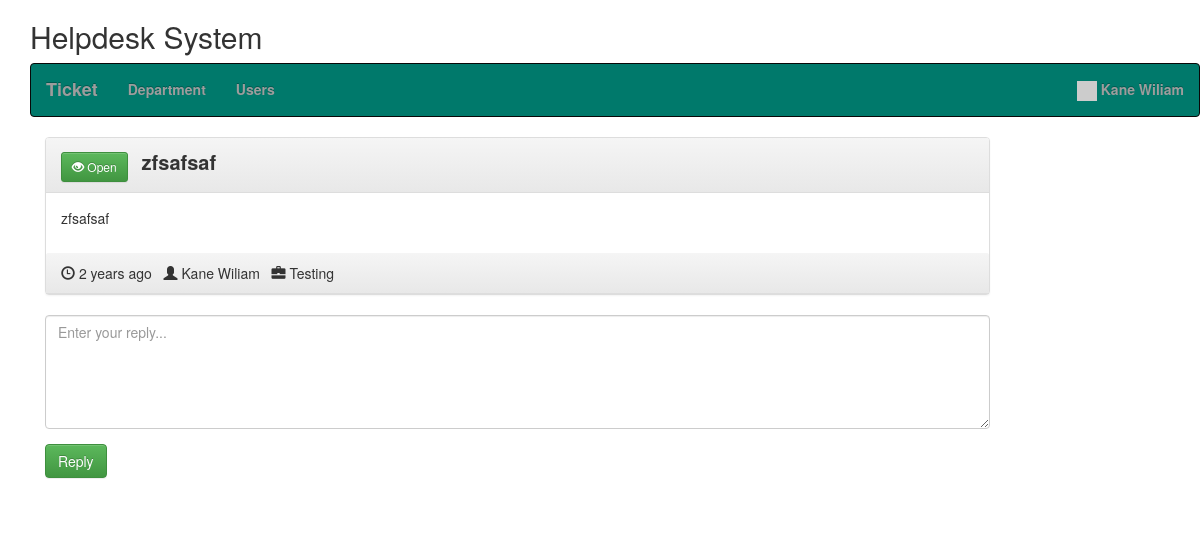
/view_ticket.php?id=617bfaa5ce86d (signed in), run on the app's committed database.
### tables this page shows
CREATE TABLE `hd_users` (
  `id` int(11) NOT NULL,
  `email` varchar(250) NOT NULL,
  `password` varchar(250) NOT NULL,
  `create_date` datetime NOT NULL DEFAULT current_timestamp(),
  `name` varchar(250) NOT NULL,
  `user_type` enum('admin','user') NOT NULL,
  `status` int(11) NOT NULL
);

CREATE TABLE `hd_tickets` (
  `id` int(11) NOT NULL,
  `uniqid` varchar(20) NOT NULL,
  `user` int(11) NOT NULL,
  `title` varchar(250) NOT NULL,
  `init_msg` text NOT NULL,
  `department` int(11) NOT NULL,
  `date` varchar(250) NOT NULL,
  `last_reply` int(11) NOT NULL,
  `user_read` int(11) NOT NULL,
  `admin_read` int(11) NOT NULL,
  `resolved` int(11) NOT NULL
);

CREATE TABLE `hd_departments` (
  `id` int(11) NOT NULL,
  `name` varchar(250) NOT NULL,
  `status` int(11) NOT NULL DEFAULT 1
);

### models/Database.php (called while the page is built)
<?php
class Database {
    public function dbConnect() {
        static $DBH = null;
        if (is_null($DBH)) {
			$connection = new mysqli(HOST, USER, PASSWORD, DATABASE);
			if($connection->connect_error){
				die("Error failed to connect to MySQL: " . $connection->connect_error);
			} else {
				$DBH = $connection;
			}
        }
        return $DBH;
    }
}

### init.php (called while the page is built, shortened)
<?php
require 'class/Database.php';
require 'class/Users.php';
require 'class/Time.php';
require 'class/Tickets.php';
$users = new Users;
$time = new Time;
$tickets = new Tickets;
?>

### models/Users.php (called while the page is built, shortened)
<?php
class Users extends Database {
	private $userTable = 'hd_users';
	private $dbConnect = false;
	public function __construct(){
        $this->dbConnect = $this->dbConnect();
    }
	public function getUserInfo() {
		if(!empty($_SESSION["userid"])) {
			$sqlQuery = "SELECT * FROM ".$this->userTable."
				WHERE id ='".$_SESSION["userid"]."'";
			$result = mysqli_query($this->dbConnect, $sqlQuery);
			$userDetails = mysqli_fetch_assoc($result);
			return $userDetails;
		}
	}
}

### models/Tickets.php (called while the page is built, shortened)
<?php
class Tickets extends Database {
    private $ticketTable = 'hd_tickets';
	private $dbConnect = false;
	public function __construct(){
        $this->dbConnect = $this->dbConnect();
    }
    public function ticketInfo($id) {
		$sqlQuery = "SELECT t.id, t.uniqid, t.title, t.user, t.init_msg as message, t.date, t.last_reply, t.resolved, u.name as creater, d.name as department
			FROM ".$this->ticketTable." t
			LEFT JOIN hd_users u ON t.user = u.id
			LEFT JOIN hd_departments d ON t.department = d.id
			WHERE t.uniqid = '".$id."'";
		$result = mysqli_query($this->dbConnect, $sqlQuery);
        $tickets = mysqli_fetch_assoc($result);
        return $tickets;
    }
	public function updateTicketReadStatus($ticketId) {
		$updateField = '';
		if(isset($_SESSION["admin"])) {
			$updateField = "admin_read = '1'";
		} else {
			$updateField = "user_read = '1'";
		}
		$updateTicket = "UPDATE ".$this->ticketTable."
			SET $updateField
			WHERE id = '".$ticketId."'";
		mysqli_query($this->dbConnect, $updateTicket);
	}
}

### models/Time.php (called while the page is built, shortened)
<?php
class Time extends Database {
    public function ago($time) {
        $periods = array("second", "minute", "hour", "day", "week", "month", "year", "decade");
        $lengths = array("60","60","24","7","4.35","12","10");
        $now = time();
        $difference = $now - $time;
        for($j = 0; $difference >= $lengths[$j] && $j < count($lengths)-1; $j++) {
            $difference /= $lengths[$j];
        }
        $difference = round($difference);
        if($difference != 1) {
            $periods[$j].= "s";
        }
        return $difference . " " . $periods[$j] . " ago";
    }
}

### view_ticket.php (the view, shortened to what this page needs)
<?php
include 'init.php';
include('inc/header.php');
$ticketDetails = $tickets->ticketInfo($_GET['id']);
$user = $users->getUserInfo();
?>
<link rel="stylesheet" href="css/style.css" />
<?php include('inc/container.php');?>
<div class="container">
	<div class="row home-sections">
	<h2>Helpdesk System</h2>
	<?php include('menus.php'); ?>
	</div>
	<section class="comment-list">
		<article class="row">
			<div class="col-md-10 col-sm-10">
				<div class="panel panel-default arrow left">
					<div class="panel-heading right">
					<?php if($ticketDetails['resolved']) { ?>
					<button type="button" class="btn btn-danger btn-sm">
					  <span class="glyphicon glyphicon-eye-close"></span> Closed
					</button>
					<?php } else { ?>
					<button type="button" class="btn btn-success btn-sm">
					  <span class="glyphicon glyphicon-eye-open"></span> Open
					</button>
					<?php } ?>
					<span class="ticket-title"><?php echo $ticketDetails['title']; ?></span>
					</div>
					<div class="panel-body">
						<div class="comment-post">
						<p>
						<?php echo $ticketDetails['message']; ?>
						</p>
						</div>
					</div>
					<div class="panel-heading right">
						<span class="glyphicon glyphicon-time"></span> <time class="comment-date" datetime="16-12-2014 01:05"><i class="fa fa-clock-o"></i> <?php echo $time->ago($ticketDetails['date']); ?></time>
						&nbsp;&nbsp;<span class="glyphicon glyphicon-user"></span> <?php echo $ticketDetails['creater']; ?>
						&nbsp;&nbsp;<span class="glyphicon glyphicon-briefcase"></span> <?php echo $ticketDetails['department']; ?>
					</div>
				</div>
			</div>
		</article>
		<form method="post" id="ticketReply">
			<article class="row">
				<div class="col-md-10 col-sm-10">
					<div class="form-group">
						<textarea class="form-control" rows="5" id="message" name="message" placeholder="Enter your reply..." required></textarea>
					</div>
			</div>
			</article>
			<article class="row">
				<div class="col-md-10 col-sm-10">
					<div class="form-group">
						<input type="submit" name="reply" id="reply" class="btn btn-success" value="Reply" />
					</div>
				</div>
			</article>
		</form>
	</section>
</div>
<?php include('inc/footer.php');?>

### menus.php (shortened to what this page needs)
<nav class="navbar navbar-inverse" style="background:#00796B;color:#f6f8f9;font-weight:bold;">
	<div class="container-fluid">
		<ul class="nav navbar-nav menus">
			<li id="ticket"><a href="ticket.php" class="navbar-brand">Ticket</a></li>
			<?php if(isset($_SESSION["admin"])) { ?>
				<li id="department"><a href="department.php" >Department</a></li>
				<li id="user"><a href="user.php" >Users</a></li>
			<?php } ?>
		</ul>
		<ul class="nav navbar-nav navbar-right">
			<li class="dropdown">
				<a href="#" class="dropdown-toggle" data-toggle="dropdown"><span class="label label-pill label-danger count"></span>
				<img src="//gravatar.com/avatar/<?php echo md5($user['email']); ?>?s=100" width="20px">&nbsp;<?php if(isset($_SESSION["userid"])) { echo $user['name']; } ?></a>
			</li>
		</ul>
	</div>
</nav>

### css/style.css (style rules this page uses)
.ticket-title { font-weight:bold; font-size:20px; margin-left:10px; }

### data on the page
hd_users: name "Kane Wiliam"
hd_tickets: title "zfsafsaf", init_msg "zfsafsaf", date "2 years ago", hd_users.name "Kane Wiliam", hd_departments.name "Testing"
